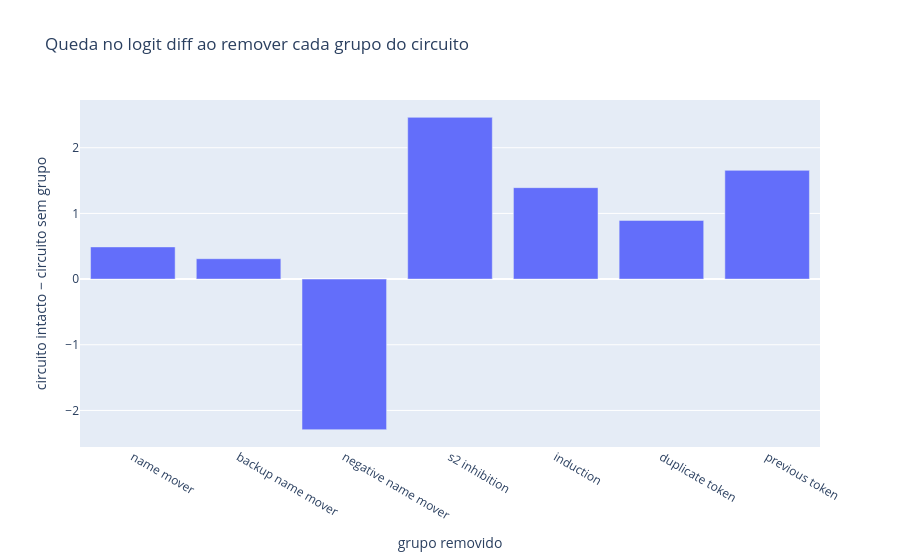

The code cell stored with this chart in its notebook:
### Code cell
# Para minimality, partimos do circuito proposto e removemos um grupo funcional por vez.
group_removed_diffs = {}
group_importance = {}

for group, group_heads in CIRCUIT.items():
    kept_heads = circuit_heads - set(group_heads)
    removed_logits = run_with_kept_heads(kept_heads)
    removed_diff = logits_to_logit_diff(removed_logits, answer_tokens)
    group_removed_diffs[group] = removed_diff.item()
    # Valor positivo significa queda em relação a `circuit_diff`; negativo significa melhora após a remoção.
    group_importance[group] = (circuit_diff - removed_diff).item()

# O gráfico preserva o sinal, importante para interpretar grupos inibitórios sem chamá-los de irrelevantes.
figure = go.Figure(
    data=go.Bar(
        x=list(group_importance),
        y=list(group_importance.values()),
    )
)
figure.update_layout(
    title="Queda no logit diff ao remover cada grupo do circuito",
    xaxis_title="grupo removido",
    yaxis_title="circuito intacto − circuito sem grupo",
)
figure.show()

# A impressão reúne o nível absoluto sem grupo e a diferença usada no gráfico, fechando os três testes.
for group in CIRCUIT:
    print(
        f"{group:22s}: sem grupo={group_removed_diffs[group]:+.3f} | "
        f"queda={group_importance[group]:+.3f}"
    )

### Figure 1 — Plotly figure (JSON) as saved in the notebook; plotly's stock layout.template omitted (floating-point values rounded to 4 significant figures)
{"data": [{"type": "bar", "x": ["name mover", "backup name mover", "negative name mover", "s2 inhibition", "induction", "duplicate token", "previous token"], "y": [0.4898, 0.3104, -2.292, 2.463, 1.392, 0.8935, 1.656]}], "layout": {"title": {"text": "Queda no logit diff ao remover cada grupo do circuito"}, "xaxis": {"title": {"text": "grupo removido"}}, "yaxis": {"title": {"text": "circuito intacto − circuito sem grupo"}}}}
